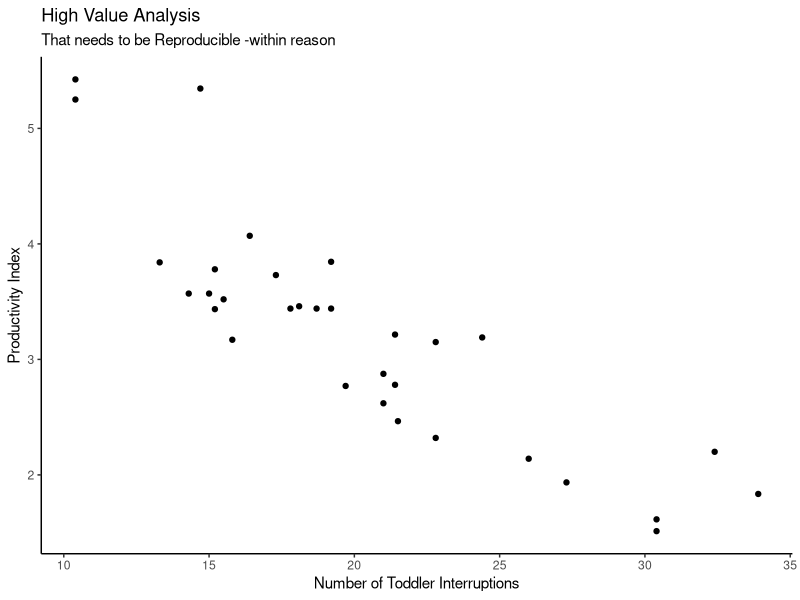

Source code (R):
# The old way

# install.packages("dplyr")
# install.packages("ggplot2")
# install.packages("readr")
# install.packages("stringr")
# install.packages("tidyr")

# etc....

# -- or --
# install.packages("tidyverse")


# and then you would comment that out or erase it
# not really paying mind to where these get installed
# or their dependancies

# and then you would load the libraries
library(dplyr)
library(ggplot2)
library(readr)
library(stringr)
library(tidyr)

mtcars |>
  ggplot(aes(x = mpg, y = wt)) +
  geom_point() +
  theme_classic() +
  labs(title = "High Value Analysis",
       subtitle = "That needs to be Reproducible -within reason",
       x = "Number of Toddler Interruptions",
       y = "Productivity Index")




# then you go to share with yourself on another machine
# of with a colleague at work and they run your script
# and the output is slightly different or it
# fails because they don't have the same version of
# the packages installed, or maybe they have dependancy
# conflicts on their system with your script dependancy

# THE DREADED "it works on my machine" STRIKES AGAIN!


# So what do we do?

# adopt a dependancy mindset
# How can I do that, and still be lazy?
